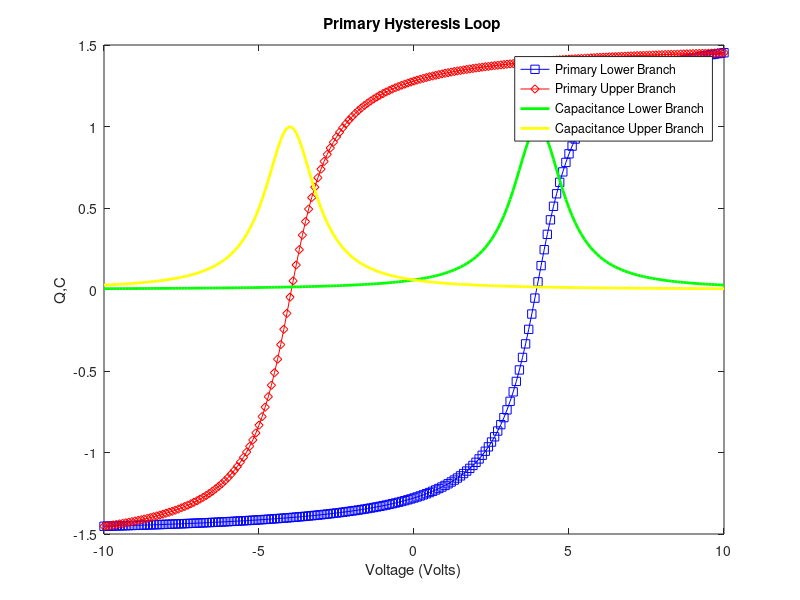
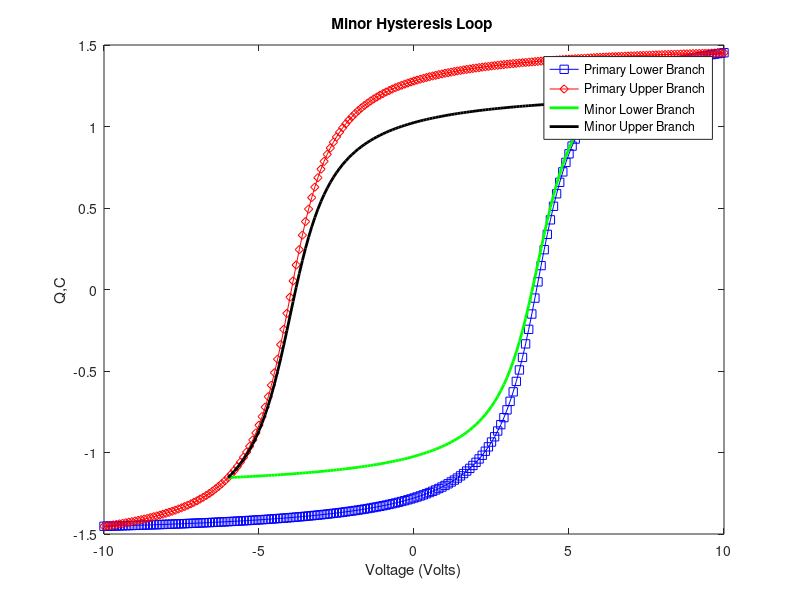

Write MATLAB code to recreate these figures, in order.
% A Ferroelectric Capacitor Mathematical Model for Spice Simulation
% CHAO-GANG WEI a , TIAN-LING REN a , JUN ZHU a &  LI-TIAN LIU a
clc 
clear variables
Vm=10;%saturation voltage
Vc=4;%remanent field
C=1; % fitting parameter
a=1; % fitting parameter
Vx=6; % reversal voltage for minor hysteresis 

% Primary Hysteresis Loop Equations for Q1, Q2, C1 and C2

V=-10:0.1:10;
for i=1:length(V)
    Q1(i)=(C/(2*a))*(atan((Vm+Vc)/a)-atan((Vm-Vc)/a))+(C/a)*(atan((V(i)-Vc)/a));
    Q2(i)=(C/(2*a))*(atan((Vm-Vc)/a)-atan((Vm+Vc)/a))+(C/a)*(atan((V(i)+Vc)/a));
    C1(i)=C/(a^2+(V(i)-Vc)^2);
    C2(i)=C/(a^2+(V(i)+Vc)^2);
end


% Minor Hysteresis Loop Equations for Q1, Q2, C1 and C2

Vn=-Vx:0.1:Vx;

% Equation for c'
Ct= C*((atan((Vm+Vc)/a)-atan((Vm-Vc)/a)+2*atan((Vx-Vc)/a))/(atan((Vx+Vc)/a)+atan((Vx-Vc)/a)));

for i=1:length(Vn)
    Qt1(i)=(Ct/(2*a))*(atan((Vx+Vc)/a)-atan((Vx-Vc)/a))+(Ct/a)*(atan((Vn(i)-Vc)/a));
    Qt2(i)=(Ct/(2*a))*(atan((Vx-Vc)/a)-atan((Vx+Vc)/a))+(Ct/a)*(atan((Vn(i)+Vc)/a));
    Cm1(i)=Ct/(a^2+(V(i)-Vc)^2);
    Cm2(i)=Ct/(a^2+(V(i)+Vc)^2);
end



% Primary Hysteresis Loop Plot
figure
plot(V,Q1,'b','Marker','square')
hold on
plot(V,Q2,'r','Marker','diamond')
plot(V,C1,'g','LineWidth',2)
plot(V,C2,'y','LineWidth',2)

title("Primary Hysteresis Loop ");
xlabel("Voltage (Volts)")
ylabel("Q,C")
legend("Primary Lower Branch","Primary Upper Branch","Capacitance Lower Branch","Capacitance Upper Branch")

% Minor Hysteresis Loop Plot
figure
plot(V,Q1,'b','Marker','square') % from primary loop eq
hold on
plot(V,Q2,'r','Marker','diamond') % from primary loop eq
plot(Vn,Qt1,'g','LineWidth',2)
plot(Vn,Qt2,'black','LineWidth',2)

title("Minor Hysteresis Loop ");
xlabel("Voltage (Volts)")
ylabel("Q,C")
legend("Primary Lower Branch","Primary Upper Branch","Minor Lower Branch","Minor Upper Branch")

